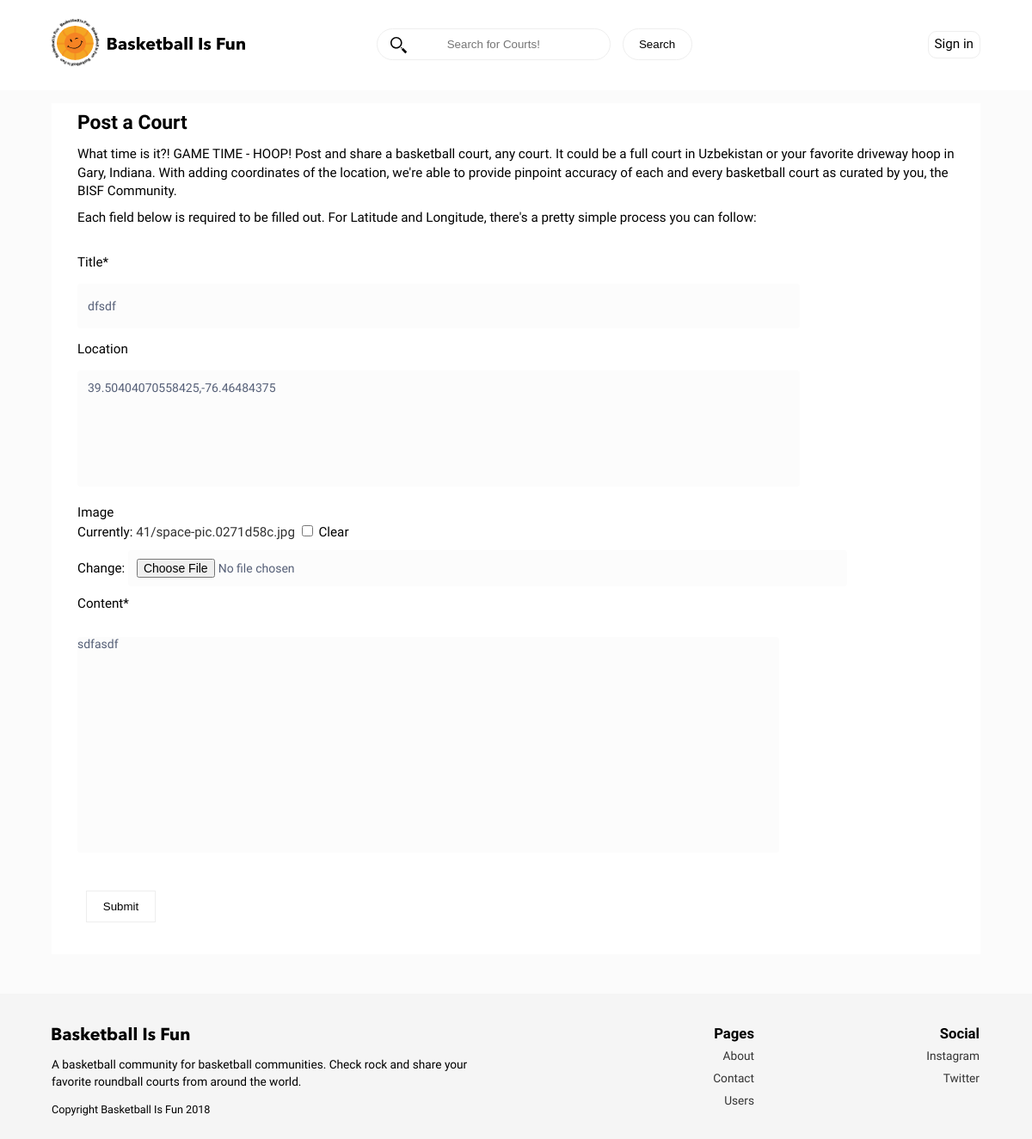
Page /courts/dfsdf/edit/ on the committed database.
### courts/models.py (models this page shows, shortened)
class Court(models.Model):
    title = models.CharField(max_length=50)
    user = models.ForeignKey(settings.AUTH_USER_MODEL, default=1)
    slug = models.SlugField(unique=True, default="")
    image = models.ImageField(upload_to=upload_location,
        null=True,
        blank=True,
        width_field="width_field",
        height_field="height_field")
    height_field = models.IntegerField(default=0)
    width_field = models.IntegerField(default=0)
    content = MarkdownxField()
    address = models.CharField(max_length=255)
    location = GeopositionField(blank=True)
    tags = TaggableManager(blank=True)
    likes = models.ManyToManyField(settings.AUTH_USER_MODEL, blank=True, related_name='court_likes')
    updated = models.DateTimeField(auto_now=True, auto_now_add=False)
    timestamp = models.DateTimeField(auto_now=False, auto_now_add=True)
    objects = CourtManager()
    class Meta:
        ordering = ["-timestamp", "-updated"]

### courts/views.py (the view)
# urls.py: url(r'^courts/(?P<slug>[\w-]+)/edit/$', court_update, name='update'),
def court_update(request, slug=None):
	if not request.user:
		raise Http404
	instance = get_object_or_404(Court, slug=slug)
	form = CourtForm(request.POST or None, request.FILES or None, instance=instance)
	if form.is_valid():
		instance = form.save(commit=False)
		instance.save()
		form.save_m2m()
		messages.success(request, "<a href='#'> Saved</a> ", extra_tags='html_safe')
		return HttpResponseRedirect(instance.get_absolute_url())
	context = {
		"title": instance.title,
		"instance": instance,
		"form":form,
	}
	return render(request, "court_form.html", context)

### courts/forms.py
class CourtForm(forms.ModelForm):
    content = MarkdownxFormField()
    class Meta:
        model = Court
        fields = [
            "title",
            "location",
            "image",
            "content",
            "tags",
        ]

### templates/court_form.html (shortened to what this page needs)
{% extends "base.html" %}
{% load crispy_forms_tags %}
{% block content %}
	<div class="forum-content--detail">
	<div class="forum-content--post">
<h2>Post a Court</h2>
<p>
	What time is it?! GAME TIME - HOOP! Post and share a basketball court, any court. It could be a full court in Uzbekistan or your favorite driveway hoop in Gary, Indiana. With adding coordinates of the location, we're able to provide pinpoint accuracy of each and every basketball court as curated by you, the BISF Community.
</p>
<p>
	Each field below is required to be filled out. For Latitude and Longitude, there's a pretty simple process you can follow:
</p>
<form method='POST' class="form-item" action='' enctype='multipart/form-data'>
{{ form | crispy }}
<input type='submit' class="search-button"  value='Submit' />
</form>
</div>
</div>
{% endblock content %}

### static/css/main.css (style rules this page uses)
body { font-family:'Fira Sans',sans-serif;border:0;padding:0;font-weight:300;-webkit-text-size-adjust:100%;-webkit-font-feature-settings:"kern" 1;-moz-font-feature-settings:"kern" 1;-o-font-feature-settings:"kern" 1;font-feature-settings:"kern" 1;font-kerning:normal;background-color:#fbfbfb;line-height:1.4;font-size:.95em;overflow-x:hidden }
body,html { min-height:100%;margin:0 }
input { outline:0;border:1px solid #eee }
a { color:#333;text-decoration:none }
p { margin:10px 0 }
h1,h2,h3,h4 { margin:0 }
form { margin:30px 0;background:#fff }
.search-btn,.search-button { margin-left:10px;cursor:pointer }
#id_content,#password,img { max-width:100% }
.search-button,.signup { -webkit-transition:all .2s }
.search-button { padding:10px;min-width:81px;background:#fff;color:#000;transition:all .2s }
#div_id_content { margin-bottom:10px }
.form-item #id_content { padding:0 0 10em;margin:2em 0 }
#id_image { padding:10px;margin:10px 0 }
#id_title { background-color:#fcfcfc;border:none;border-radius:4px;color:#555f77;font-family:inherit;font-size:14px;outline:0;margin:1em 0;min-height:28px }
.forum-content--detail { grid-column:1/4;margin:1em 0 0;max-width:100% }
.form-control,textarea { font-weight:300;outline:0 }
.forum-content--post,.page-content--full { background:#fff;padding:7px 30px;margin:0 }
.read-more,textarea { border:1px solid #eee }
textarea { resize:none;font-family:'Fira Sans',sans-serif }
.form-control { background-color:#fcfcfc;border:none;border-radius:4px;color:#555f77;font-family:inherit;font-size:14px;padding:12px;width:80%;margin:1em 0;max-height:111px }

### rows in the picture
Court: title "dfsdf", location "39.50404070558425,-76.46484375", content "sdfasdf"
